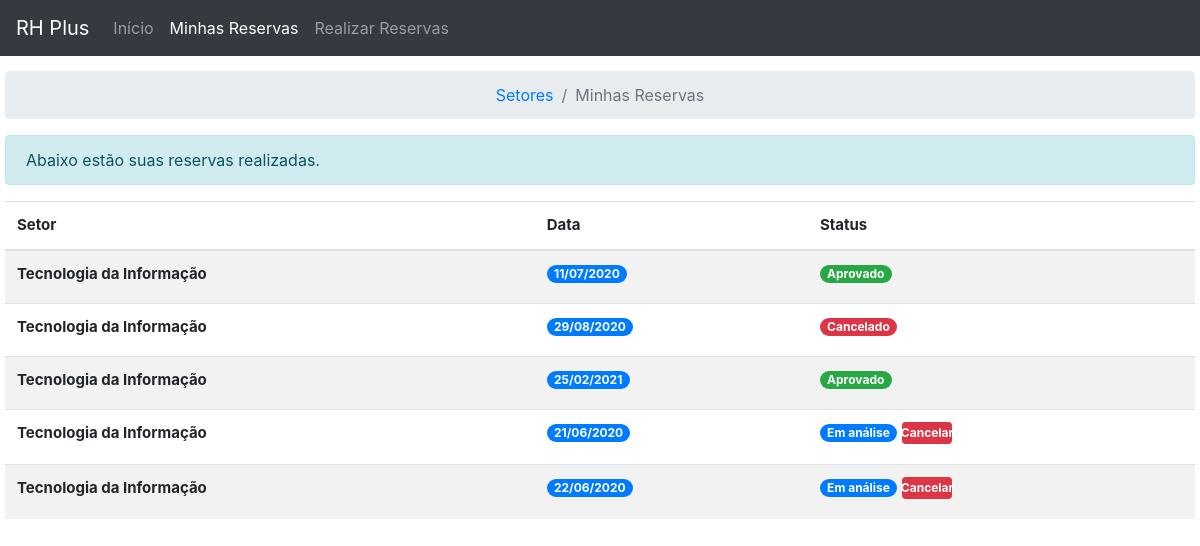
Page /supervisor/myreserve.php (signed in) on the committed database.
### tables this page shows
CREATE TABLE `reservas` (
  `id_reserva` int(11) NOT NULL,
  `id_supervisor` int(11) NOT NULL,
  `id_setor` int(11) NOT NULL,
  `valor` varchar(11) NOT NULL,
  `transporte` varchar(11) DEFAULT NULL,
  `alimentacao` varchar(11) DEFAULT NULL,
  `horas` varchar(11) DEFAULT NULL,
  `status` int(11) NOT NULL,
  `turno` int(1) DEFAULT NULL,
  `data` date DEFAULT NULL,
  `motivo` varchar(200) DEFAULT NULL,
  `refazer` varchar(200) DEFAULT NULL
);

CREATE TABLE `setores` (
  `id_setor` int(11) NOT NULL,
  `setor` varchar(50) NOT NULL,
  `id_responsavel` int(11) NOT NULL
);

### supervisor/myreserve.php (the view, shortened to what this page needs)
<?php
function getSector($id_setor)
{
  $conection = conection();
  $sql = "SELECT setor FROM setores WHERE id_setor = '$id_setor'";
  $query = mysqli_query($conection, $sql);
  $row = mysqli_fetch_array($query);
  $setor = $row['setor'];
  return $setor;
}
function showMyReserve()
{
  $id_login = $_SESSION['id_login'];
  $conection = conection();
  $sql = "SELECT * FROM reservas WHERE id_supervisor = '$id_login'";
  $query = mysqli_query($conection, $sql);
  while ($row = mysqli_fetch_array($query)) {
    $id_reserva = $row['id_reserva'];
    $setor      = getSector($row['id_setor']);
    $data       = $row['data'];
    $status     = $row['status'];
    $id_setor = $row['id_setor'];
    switch ($status) {
      case 1:
        $status = '<form method="post" class="dois">
                    <span class="badge badge-primary badge-pill">Em análise</span>
                    <input type="hidden" name="idReserva" value=' . $id_reserva . '>
                      <button name="Cancel" onclick="trocar(' . $id_reserva . $id_setor . ')" class="btn btn-danger btn-sm deleteBtn2" type="submit" title="Cancelar esta reserva">Cancelar</button>
                   </form>';
        break;
      case 3:
        $status = '<span class="badge badge-success badge-pill">Aprovado</span>';
        break;
      case 5:
        $status = '<span class="badge badge-danger badge-pill">Cancelado</span>';
        break;
    }
    $today = date("Y-m-d");
    if (strtotime($data) >= strtotime($today)) {
      $data =  date("d/m/Y", strtotime($data));
      echo '
      <tr>
        <th>
          ' . $setor . '
          <input type="hidden" id="idReserva" value=' . $id_reserva . '>
        </th>
        <td>
          <h6>
            <span class="badge badge-primary badge-pill">
              ' . $data . '
            </span>
          </h6>
        </td>
        <td><h6>' . $status . '</h6></td>
      </tr>';
    }
  }
}
?>
<!DOCTYPE html>
<html lang="pt_BR">
<head>
  <link rel="stylesheet" href="../css/bootstrap.min.css">
  <link rel="stylesheet" href="../css/supervisor.css">
</head>
<body>
  <nav class="navbar navbar-expand-lg navbar-dark bg-dark barra">
    <a class="navbar-brand" href="index.php">RH Plus</a>
    <div class="collapse navbar-collapse" id="navbarNavAltMarkup">
      <div class="navbar-nav">
        <a class="nav-item nav-link" href="index.php">Início</a>
        <a class="nav-item nav-link active" disabled href="#">Minhas Reservas<span class="sr-only">(Página atual)</span></a>
        <a class="nav-item nav-link" href="#">Realizar Reservas</a>
      </div>
    </div>
  </nav>
  <nav aria-label="breadcrumb">
    <ol class="breadcrumb">
      <li class="breadcrumb-item"><a href="index.php">Setores</a></li>
      <li class="breadcrumb-item active" aria-current="page">Minhas Reservas</li>
    </ol>
  </nav>
  <div class="setores">
    <div class="alert alert-info" role="alert">
      Abaixo estão suas reservas realizadas.
    </div>
    <table class="table table-striped">
      <thead>
        <tr>
          <th scope="col">Setor</th>
          <th scope="col">Data</th>
          <th scope="col">Status</th>
        </tr>
      </thead>
      <tbody>
        <?php echo showMyReserve(); ?>
      </tbody>
    </table>
  </div>
</body>
</html>

### css/supervisor.css (style rules this page uses)
body { margin: 5px }
nav ol { display: flex; justify-content: center; }
.setores { width: 100%; }
tr { font-size: 15px!important; }
.barra { margin: -5px; margin-bottom: 15px!important; }
.deleteBtn2 { height: 22px; width: 50px; font-size: 75%; display: flex; justify-content: center; align-items: center; font-weight: bold; margin-left: 5px; }
.dois { display: flex; align-items: center; }

### rows in the picture
reservas: id_setor.setor "Tecnologia da Informação", data "11/07/2020", status "Aprovado"
reservas: id_setor.setor "Tecnologia da Informação", data "29/08/2020", status "Cancelado"
reservas: id_setor.setor "Tecnologia da Informação", data "25/02/2021", status "Aprovado"
reservas: id_setor.setor "Tecnologia da Informação", data "21/06/2020"
reservas: id_setor.setor "Tecnologia da Informação", data "22/06/2020"
